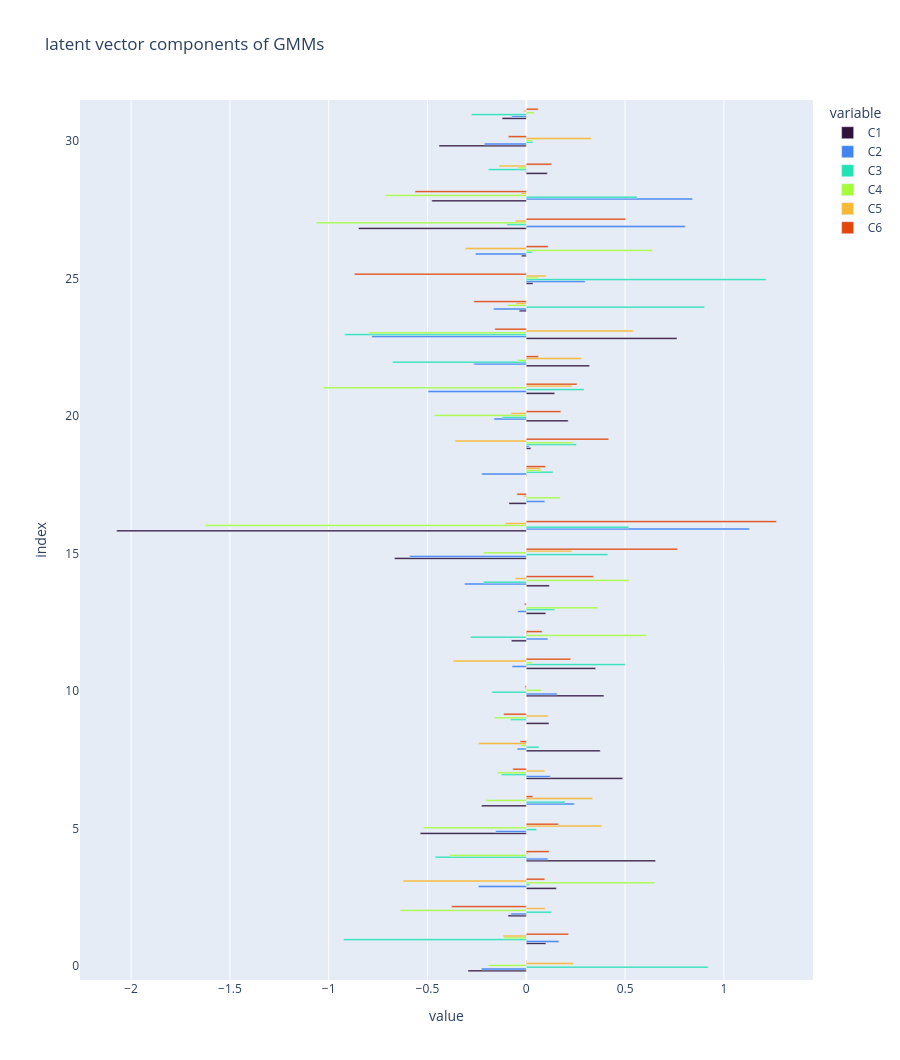
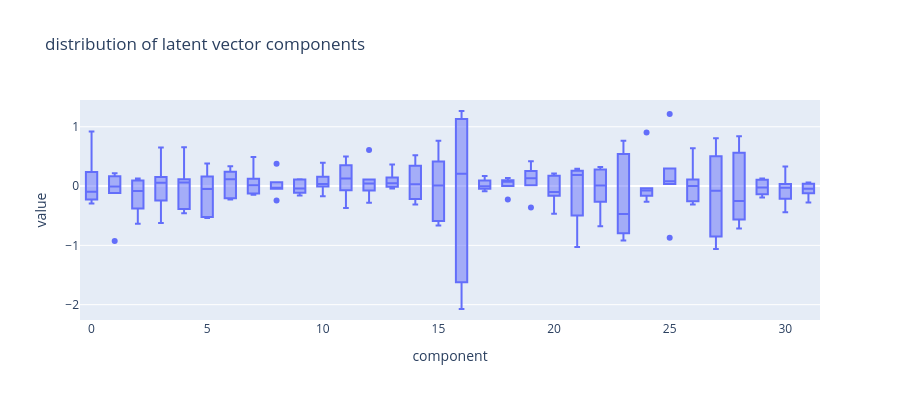
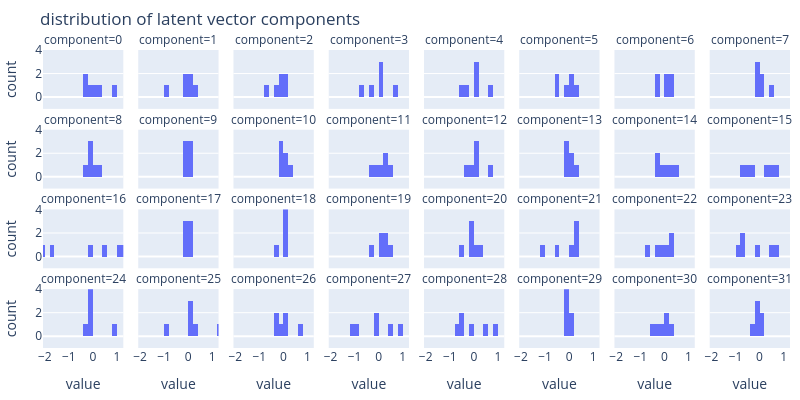

The cell these charts' notebook holds for them, in order:
### Code cell
mean_lat_vecs_df = np.load(f"{data_dir}/shape_cluser_means.npz")
mean_lat_vecs_df = pd.DataFrame(
    mean_lat_vecs_df["latent_vecs"].T,
    columns=mean_lat_vecs_df["labels"],
)


def show_latent_vector_components_as_bars(lat_vecs_df):
    fig = px.bar(
        lat_vecs_df,
        x=lat_vecs_df.columns,
        y=lat_vecs_df.index,
        orientation="h",
        barmode="group",
        title="latent vector components of GMMs",
    )
    for trace, c in zip(fig.data, cmap(len(fig.data))):
        trace.marker.color = c
    fig.update_layout(
        height=30 * len(lat_vecs_df) + 100,
        bargap=0.6,
        bargroupgap=0.0,
    )
    fig.show()


def show_latent_vector_components_as_boxplot(lat_vecs_df):
    df = lat_vecs_df.T.melt(var_name="component", value_name="value")
    fig = px.box(
        df,
        x="component",
        y="value",
        title="distribution of latent vector components",
    )
    fig.update_layout(
        height=400,
    )
    fig.show()


def show_latent_vector_components_as_hists(lat_vecs_df, n_cols=8):
    df = lat_vecs_df.T.melt(var_name="component", value_name="value")
    n_components = len(df["component"].unique())
    fig = px.histogram(
        df,
        x="value",
        facet_col="component",
        facet_col_wrap=n_cols,
        title="distribution of latent vector components",
        nbins=30,
    )
    # rescale all x-axes to same range
    x_min = df["value"].min()
    x_max = df["value"].max()
    for i in range(n_components):
        fig.layout[f"xaxis{i+1}"].update(range=[x_min, x_max])
    # tight layout
    fig.update_layout(margin=dict(l=10, r=10, t=50, b=10))
    fig.update_layout(
        height=100 * ((n_components - 1) // n_cols + 1),
        width=100 * n_cols,
    )
    fig.show()


show_latent_vector_components_as_bars(mean_lat_vecs_df)
show_latent_vector_components_as_boxplot(mean_lat_vecs_df)
show_latent_vector_components_as_hists(mean_lat_vecs_df)

### Figure 1 — Plotly figure (JSON) as saved in the notebook; plotly's stock layout.template omitted (floating-point values rounded to 4 significant figures)
{"data": [{"alignmentgroup": "True", "hovertemplate": "variable=C1<br>value=%{x}<br>index=%{y}<extra></extra>", "legendgroup": "C1", "marker": {"color": "rgb(48, 18, 59)", "pattern": {"shape": ""}}, "name": "C1", "offsetgroup": "C1", "orientation": "h", "showlegend": true, "textposition": "auto", "type": "bar", "x": [-0.2952, 0.09953, -0.09212, 0.152, 0.6544, -0.5369, -0.2267, 0.4879, 0.3744, 0.1145, 0.3931, 0.3512, -0.07556, 0.09828, 0.1169, -0.6667, -2.073, -0.08792, 0.001923, 0.02304, 0.2119, 0.144, 0.3202, 0.7627, -0.03579, 0.03389, -0.02472, -0.8493, -0.4784, 0.1065, -0.4418, -0.1221], "xaxis": "x", "y": [0, 1, 2, 3, 4, 5, 6, 7, 8, 9, 10, 11, 12, 13, 14, 15, 16, 17, 18, 19, 20, 21, 22, 23, 24, 25, 26, 27, 28, 29, 30, 31], "yaxis": "y"}, {"alignmentgroup": "True", "hovertemplate": "variable=C2<br>value=%{x}<br>index=%{y}<extra></extra>", "legendgroup": "C2", "marker": {"color": "rgb(66, 132, 242)", "pattern": {"shape": ""}}, "name": "C2", "offsetgroup": "C2", "orientation": "h", "showlegend": true, "textposition": "auto", "type": "bar", "x": [-0.227, 0.1645, -0.07836, -0.2421, 0.1094, -0.1548, 0.243, 0.1222, -0.04569, 0.0008639, 0.1564, -0.07191, 0.1093, -0.0429, -0.312, -0.5908, 1.13, 0.09394, -0.2254, 0.01421, -0.1632, -0.4971, -0.2661, -0.7821, -0.1655, 0.2977, -0.257, 0.8042, 0.841, -0.003906, -0.2123, -0.07378], "xaxis": "x", "y": [0, 1, 2, 3, 4, 5, 6, 7, 8, 9, 10, 11, 12, 13, 14, 15, 16, 17, 18, 19, 20, 21, 22, 23, 24, 25, 26, 27, 28, 29, 30, 31], "yaxis": "y"}, {"alignmentgroup": "True", "hovertemplate": "variable=C3<br>value=%{x}<br>index=%{y}<extra></extra>", "legendgroup": "C3", "marker": {"color": "rgb(33, 226, 181)", "pattern": {"shape": ""}}, "name": "C3", "offsetgroup": "C3", "orientation": "h", "showlegend": true, "textposition": "auto", "type": "bar", "x": [0.9205, -0.9252, 0.1284, 0.01763, -0.4603, 0.05182, 0.196, -0.1248, 0.06408, -0.07975, -0.174, 0.4997, -0.283, 0.1437, -0.2172, 0.4131, 0.5183, 0.004523, 0.1354, 0.2534, -0.1227, 0.2923, -0.6769, -0.9184, 0.9021, 1.213, 0.03001, -0.09842, 0.5612, -0.1918, 0.03413, -0.2778], "xaxis": "x", "y": [0, 1, 2, 3, 4, 5, 6, 7, 8, 9, 10, 11, 12, 13, 14, 15, 16, 17, 18, 19, 20, 21, 22, 23, 24, 25, 26, 27, 28, 29, 30, 31], "yaxis": "y"}, {"alignmentgroup": "True", "hovertemplate": "variable=C4<br>value=%{x}<br>index=%{y}<extra></extra>", "legendgroup": "C4", "marker": {"color": "rgb(164, 252, 59)", "pattern": {"shape": ""}}, "name": "C4", "offsetgroup": "C4", "orientation": "h", "showlegend": true, "textposition": "auto", "type": "bar", "x": [-0.1921, -0.1135, -0.6362, 0.6502, -0.3885, -0.5206, -0.2047, -0.1464, -0.02745, -0.1613, 0.07486, 0.03146, 0.6095, 0.3635, 0.5197, -0.2158, -1.624, 0.1711, 0.0773, 0.2364, -0.4653, -1.026, -0.04515, -0.7979, -0.09596, 0.06019, 0.6386, -1.063, -0.7141, -0.04565, 0.03033, 0.03987], "xaxis": "x", "y": [0, 1, 2, 3, 4, 5, 6, 7, 8, 9, 10, 11, 12, 13, 14, 15, 16, 17, 18, 19, 20, 21, 22, 23, 24, 25, 26, 27, 28, 29, 30, 31], "yaxis": "y"}, {"alignmentgroup": "True", "hovertemplate": "variable=C5<br>value=%{x}<br>index=%{y}<extra></extra>", "legendgroup": "C5", "marker": {"color": "rgb(247, 184, 54)", "pattern": {"shape": ""}}, "name": "C5", "offsetgroup": "C5", "orientation": "h", "showlegend": true, "textposition": "auto", "type": "bar", "x": [0.239, -0.1178, 0.09531, -0.6234, 0.01015, 0.382, 0.3356, 0.09413, -0.2417, 0.1102, -0.004941, -0.3691, 0.006882, -0.0004703, -0.05557, 0.231, -0.1067, -0.0143, 0.07121, -0.3608, -0.07711, 0.2307, 0.2792, 0.5417, -0.05151, 0.1009, -0.3096, -0.05589, -0.02425, -0.1374, 0.329, -0.01308], "xaxis": "x", "y": [0, 1, 2, 3, 4, 5, 6, 7, 8, 9, 10, 11, 12, 13, 14, 15, 16, 17, 18, 19, 20, 21, 22, 23, 24, 25, 26, 27, 28, 29, 30, 31], "yaxis": "y"}, {"alignmentgroup": "True", "hovertemplate": "variable=C6<br>value=%{x}<br>index=%{y}<extra></extra>", "legendgroup": "C6", "marker": {"color": "rgb(226, 70, 11)", "pattern": {"shape": ""}}, "name": "C6", "offsetgroup": "C6", "orientation": "h", "showlegend": true, "textposition": "auto", "type": "bar", "x": [0.002653, 0.2142, -0.378, 0.09368, 0.1152, 0.1623, 0.03292, -0.0683, -0.03082, -0.1142, -0.006837, 0.2245, 0.07996, -0.009679, 0.3406, 0.7659, 1.266, -0.04732, 0.09691, 0.4173, 0.1749, 0.2566, 0.06136, -0.1592, -0.2655, -0.8697, 0.1105, 0.5025, -0.563, 0.1286, -0.09086, 0.05968], "xaxis": "x", "y": [0, 1, 2, 3, 4, 5, 6, 7, 8, 9, 10, 11, 12, 13, 14, 15, 16, 17, 18, 19, 20, 21, 22, 23, 24, 25, 26, 27, 28, 29, 30, 31], "yaxis": "y"}], "layout": {"bargap": 0.6, "bargroupgap": 0, "barmode": "group", "height": 1060, "legend": {"title": {"text": "variable"}, "tracegroupgap": 0}, "title": {"text": "latent vector components of GMMs"}, "xaxis": {"anchor": "y", "domain": [0, 1], "title": {"text": "value"}}, "yaxis": {"anchor": "x", "domain": [0, 1], "title": {"text": "index"}}}}

### Figure 2 — Plotly figure (JSON) as saved in the notebook; plotly's stock layout.template omitted (floating-point values rounded to 4 significant figures; data arrays with more than 128 entries replaced by an {"elided": "..."} marker saying what was removed)
{"data": [{"alignmentgroup": "True", "hovertemplate": "component=%{x}<br>value=%{y}<extra></extra>", "legendgroup": "", "marker": {"color": "#636efa"}, "name": "", "notched": false, "offsetgroup": "", "orientation": "v", "showlegend": false, "type": "box", "x": {"elided": "192 int values"}, "x0": " ", "xaxis": "x", "y": {"elided": "192 float values"}, "y0": " ", "yaxis": "y"}], "layout": {"boxmode": "group", "height": 400, "legend": {"tracegroupgap": 0}, "title": {"text": "distribution of latent vector components"}, "xaxis": {"anchor": "y", "domain": [0, 1], "title": {"text": "component"}}, "yaxis": {"anchor": "x", "domain": [0, 1], "title": {"text": "value"}}}}

### Figure 3 — Plotly figure (JSON) as saved in the notebook; plotly's stock layout.template omitted (floating-point values rounded to 4 significant figures)
{"data": [{"bingroup": "x", "hovertemplate": "component=0<br>value=%{x}<br>count=%{y}<extra></extra>", "legendgroup": "", "marker": {"color": "#636efa", "pattern": {"shape": ""}}, "name": "", "nbinsx": 30, "orientation": "v", "showlegend": false, "type": "histogram", "x": [-0.2952, -0.227, 0.9205, -0.1921, 0.239, 0.002653], "xaxis": "x25", "yaxis": "y25"}, {"bingroup": "x", "hovertemplate": "component=1<br>value=%{x}<br>count=%{y}<extra></extra>", "legendgroup": "", "marker": {"color": "#636efa", "pattern": {"shape": ""}}, "name": "", "nbinsx": 30, "orientation": "v", "showlegend": false, "type": "histogram", "x": [0.09953, 0.1645, -0.9252, -0.1135, -0.1178, 0.2142], "xaxis": "x26", "yaxis": "y26"}, {"bingroup": "x", "hovertemplate": "component=2<br>value=%{x}<br>count=%{y}<extra></extra>", "legendgroup": "", "marker": {"color": "#636efa", "pattern": {"shape": ""}}, "name": "", "nbinsx": 30, "orientation": "v", "showlegend": false, "type": "histogram", "x": [-0.09212, -0.07836, 0.1284, -0.6362, 0.09531, -0.378], "xaxis": "x27", "yaxis": "y27"}, {"bingroup": "x", "hovertemplate": "component=3<br>value=%{x}<br>count=%{y}<extra></extra>", "legendgroup": "", "marker": {"color": "#636efa", "pattern": {"shape": ""}}, "name": "", "nbinsx": 30, "orientation": "v", "showlegend": false, "type": "histogram", "x": [0.152, -0.2421, 0.01763, 0.6502, -0.6234, 0.09368], "xaxis": "x28", "yaxis": "y28"}, {"bingroup": "x", "hovertemplate": "component=4<br>value=%{x}<br>count=%{y}<extra></extra>", "legendgroup": "", "marker": {"color": "#636efa", "pattern": {"shape": ""}}, "name": "", "nbinsx": 30, "orientation": "v", "showlegend": false, "type": "histogram", "x": [0.6544, 0.1094, -0.4603, -0.3885, 0.01015, 0.1152], "xaxis": "x29", "yaxis": "y29"}, {"bingroup": "x", "hovertemplate": "component=5<br>value=%{x}<br>count=%{y}<extra></extra>", "legendgroup": "", "marker": {"color": "#636efa", "pattern": {"shape": ""}}, "name": "", "nbinsx": 30, "orientation": "v", "showlegend": false, "type": "histogram", "x": [-0.5369, -0.1548, 0.05182, -0.5206, 0.382, 0.1623], "xaxis": "x30", "yaxis": "y30"}, {"bingroup": "x", "hovertemplate": "component=6<br>value=%{x}<br>count=%{y}<extra></extra>", "legendgroup": "", "marker": {"color": "#636efa", "pattern": {"shape": ""}}, "name": "", "nbinsx": 30, "orientation": "v", "showlegend": false, "type": "histogram", "x": [-0.2267, 0.243, 0.196, -0.2047, 0.3356, 0.03292], "xaxis": "x31", "yaxis": "y31"}, {"bingroup": "x", "hovertemplate": "component=7<br>value=%{x}<br>count=%{y}<extra></extra>", "legendgroup": "", "marker": {"color": "#636efa", "pattern": {"shape": ""}}, "name": "", "nbinsx": 30, "orientation": "v", "showlegend": false, "type": "histogram", "x": [0.4879, 0.1222, -0.1248, -0.1464, 0.09413, -0.0683], "xaxis": "x32", "yaxis": "y32"}, {"bingroup": "x", "hovertemplate": "component=8<br>value=%{x}<br>count=%{y}<extra></extra>", "legendgroup": "", "marker": {"color": "#636efa", "pattern": {"shape": ""}}, "name": "", "nbinsx": 30, "orientation": "v", "showlegend": false, "type": "histogram", "x": [0.3744, -0.04569, 0.06408, -0.02745, -0.2417, -0.03082], "xaxis": "x17", "yaxis": "y17"}, {"bingroup": "x", "hovertemplate": "component=9<br>value=%{x}<br>count=%{y}<extra></extra>", "legendgroup": "", "marker": {"color": "#636efa", "pattern": {"shape": ""}}, "name": "", "nbinsx": 30, "orientation": "v", "showlegend": false, "type": "histogram", "x": [0.1145, 0.0008639, -0.07975, -0.1613, 0.1102, -0.1142], "xaxis": "x18", "yaxis": "y18"}, {"bingroup": "x", "hovertemplate": "component=10<br>value=%{x}<br>count=%{y}<extra></extra>", "legendgroup": "", "marker": {"color": "#636efa", "pattern": {"shape": ""}}, "name": "", "nbinsx": 30, "orientation": "v", "showlegend": false, "type": "histogram", "x": [0.3931, 0.1564, -0.174, 0.07486, -0.004941, -0.006837], "xaxis": "x19", "yaxis": "y19"}, {"bingroup": "x", "hovertemplate": "component=11<br>value=%{x}<br>count=%{y}<extra></extra>", "legendgroup": "", "marker": {"color": "#636efa", "pattern": {"shape": ""}}, "name": "", "nbinsx": 30, "orientation": "v", "showlegend": false, "type": "histogram", "x": [0.3512, -0.07191, 0.4997, 0.03146, -0.3691, 0.2245], "xaxis": "x20", "yaxis": "y20"}, {"bingroup": "x", "hovertemplate": "component=12<br>value=%{x}<br>count=%{y}<extra></extra>", "legendgroup": "", "marker": {"color": "#636efa", "pattern": {"shape": ""}}, "name": "", "nbinsx": 30, "orientation": "v", "showlegend": false, "type": "histogram", "x": [-0.07556, 0.1093, -0.283, 0.6095, 0.006882, 0.07996], "xaxis": "x21", "yaxis": "y21"}, {"bingroup": "x", "hovertemplate": "component=13<br>value=%{x}<br>count=%{y}<extra></extra>", "legendgroup": "", "marker": {"color": "#636efa", "pattern": {"shape": ""}}, "name": "", "nbinsx": 30, "orientation": "v", "showlegend": false, "type": "histogram", "x": [0.09828, -0.0429, 0.1437, 0.3635, -0.0004703, -0.009679], "xaxis": "x22", "yaxis": "y22"}, {"bingroup": "x", "hovertemplate": "component=14<br>value=%{x}<br>count=%{y}<extra></extra>", "legendgroup": "", "marker": {"color": "#636efa", "pattern": {"shape": ""}}, "name": "", "nbinsx": 30, "orientation": "v", "showlegend": false, "type": "histogram", "x": [0.1169, -0.312, -0.2172, 0.5197, -0.05557, 0.3406], "xaxis": "x23", "yaxis": "y23"}, {"bingroup": "x", "hovertemplate": "component=15<br>value=%{x}<br>count=%{y}<extra></extra>", "legendgroup": "", "marker": {"color": "#636efa", "pattern": {"shape": ""}}, "name": "", "nbinsx": 30, "orientation": "v", "showlegend": false, "type": "histogram", "x": [-0.6667, -0.5908, 0.4131, -0.2158, 0.231, 0.7659], "xaxis": "x24", "yaxis": "y24"}, {"bingroup": "x", "hovertemplate": "component=16<br>value=%{x}<br>count=%{y}<extra></extra>", "legendgroup": "", "marker": {"color": "#636efa", "pattern": {"shape": ""}}, "name": "", "nbinsx": 30, "orientation": "v", "showlegend": false, "type": "histogram", "x": [-2.073, 1.13, 0.5183, -1.624, -0.1067, 1.266], "xaxis": "x9", "yaxis": "y9"}, {"bingroup": "x", "hovertemplate": "component=17<br>value=%{x}<br>count=%{y}<extra></extra>", "legendgroup": "", "marker": {"color": "#636efa", "pattern": {"shape": ""}}, "name": "", "nbinsx": 30, "orientation": "v", "showlegend": false, "type": "histogram", "x": [-0.08792, 0.09394, 0.004523, 0.1711, -0.0143, -0.04732], "xaxis": "x10", "yaxis": "y10"}, {"bingroup": "x", "hovertemplate": "component=18<br>value=%{x}<br>count=%{y}<extra></extra>", "legendgroup": "", "marker": {"color": "#636efa", "pattern": {"shape": ""}}, "name": "", "nbinsx": 30, "orientation": "v", "showlegend": false, "type": "histogram", "x": [0.001923, -0.2254, 0.1354, 0.0773, 0.07121, 0.09691], "xaxis": "x11", "yaxis": "y11"}, {"bingroup": "x", "hovertemplate": "component=19<br>value=%{x}<br>count=%{y}<extra></extra>", "legendgroup": "", "marker": {"color": "#636efa", "pattern": {"shape": ""}}, "name": "", "nbinsx": 30, "orientation": "v", "showlegend": false, "type": "histogram", "x": [0.02304, 0.01421, 0.2534, 0.2364, -0.3608, 0.4173], "xaxis": "x12", "yaxis": "y12"}, {"bingroup": "x", "hovertemplate": "component=20<br>value=%{x}<br>count=%{y}<extra></extra>", "legendgroup": "", "marker": {"color": "#636efa", "pattern": {"shape": ""}}, "name": "", "nbinsx": 30, "orientation": "v", "showlegend": false, "type": "histogram", "x": [0.2119, -0.1632, -0.1227, -0.4653, -0.07711, 0.1749], "xaxis": "x13", "yaxis": "y13"}, {"bingroup": "x", "hovertemplate": "component=21<br>value=%{x}<br>count=%{y}<extra></extra>", "legendgroup": "", "marker": {"color": "#636efa", "pattern": {"shape": ""}}, "name": "", "nbinsx": 30, "orientation": "v", "showlegend": false, "type": "histogram", "x": [0.144, -0.4971, 0.2923, -1.026, 0.2307, 0.2566], "xaxis": "x14", "yaxis": "y14"}, {"bingroup": "x", "hovertemplate": "component=22<br>value=%{x}<br>count=%{y}<extra></extra>", "legendgroup": "", "marker": {"color": "#636efa", "pattern": {"shape": ""}}, "name": "", "nbinsx": 30, "orientation": "v", "showlegend": false, "type": "histogram", "x": [0.3202, -0.2661, -0.6769, -0.04515, 0.2792, 0.06136], "xaxis": "x15", "yaxis": "y15"}, {"bingroup": "x", "hovertemplate": "component=23<br>value=%{x}<br>count=%{y}<extra></extra>", "legendgroup": "", "marker": {"color": "#636efa", "pattern": {"shape": ""}}, "name": "", "nbinsx": 30, "orientation": "v", "showlegend": false, "type": "histogram", "x": [0.7627, -0.7821, -0.9184, -0.7979, 0.5417, -0.1592], "xaxis": "x16", "yaxis": "y16"}, {"bingroup": "x", "hovertemplate": "component=24<br>value=%{x}<br>count=%{y}<extra></extra>", "legendgroup": "", "marker": {"color": "#636efa", "pattern": {"shape": ""}}, "name": "", "nbinsx": 30, "orientation": "v", "showlegend": false, "type": "histogram", "x": [-0.03579, -0.1655, 0.9021, -0.09596, -0.05151, -0.2655], "xaxis": "x", "yaxis": "y"}, {"bingroup": "x", "hovertemplate": "component=25<br>value=%{x}<br>count=%{y}<extra></extra>", "legendgroup": "", "marker": {"color": "#636efa", "pattern": {"shape": ""}}, "name": "", "nbinsx": 30, "orientation": "v", "showlegend": false, "type": "histogram", "x": [0.03389, 0.2977, 1.213, 0.06019, 0.1009, -0.8697], "xaxis": "x2", "yaxis": "y2"}, {"bingroup": "x", "hovertemplate": "component=26<br>value=%{x}<br>count=%{y}<extra></extra>", "legendgroup": "", "marker": {"color": "#636efa", "pattern": {"shape": ""}}, "name": "", "nbinsx": 30, "orientation": "v", "showlegend": false, "type": "histogram", "x": [-0.02472, -0.257, 0.03001, 0.6386, -0.3096, 0.1105], "xaxis": "x3", "yaxis": "y3"}, {"bingroup": "x", "hovertemplate": "component=27<br>value=%{x}<br>count=%{y}<extra></extra>", "legendgroup": "", "marker": {"color": "#636efa", "pattern": {"shape": ""}}, "name": "", "nbinsx": 30, "orientation": "v", "showlegend": false, "type": "histogram", "x": [-0.8493, 0.8042, -0.09842, -1.063, -0.05589, 0.5025], "xaxis": "x4", "yaxis": "y4"}, {"bingroup": "x", "hovertemplate": "component=28<br>value=%{x}<br>count=%{y}<extra></extra>", "legendgroup": "", "marker": {"color": "#636efa", "pattern": {"shape": ""}}, "name": "", "nbinsx": 30, "orientation": "v", "showlegend": false, "type": "histogram", "x": [-0.4784, 0.841, 0.5612, -0.7141, -0.02425, -0.563], "xaxis": "x5", "yaxis": "y5"}, {"bingroup": "x", "hovertemplate": "component=29<br>value=%{x}<br>count=%{y}<extra></extra>", "legendgroup": "", "marker": {"color": "#636efa", "pattern": {"shape": ""}}, "name": "", "nbinsx": 30, "orientation": "v", "showlegend": false, "type": "histogram", "x": [0.1065, -0.003906, -0.1918, -0.04565, -0.1374, 0.1286], "xaxis": "x6", "yaxis": "y6"}, {"bingroup": "x", "hovertemplate": "component=30<br>value=%{x}<br>count=%{y}<extra></extra>", "legendgroup": "", "marker": {"color": "#636efa", "pattern": {"shape": ""}}, "name": "", "nbinsx": 30, "orientation": "v", "showlegend": false, "type": "histogram", "x": [-0.4418, -0.2123, 0.03413, 0.03033, 0.329, -0.09086], "xaxis": "x7", "yaxis": "y7"}, {"bingroup": "x", "hovertemplate": "component=31<br>value=%{x}<br>count=%{y}<extra></extra>", "legendgroup": "", "marker": {"color": "#636efa", "pattern": {"shape": ""}}, "name": "", "nbinsx": 30, "orientation": "v", "showlegend": false, "type": "histogram", "x": [-0.1221, -0.07378, -0.2778, 0.03987, -0.01308, 0.05968], "xaxis": "x8", "yaxis": "y8"}], "layout": {"annotations": [{"font": {}, "showarrow": false, "text": "component=24", "x": 0.05375, "xanchor": "center", "xref": "paper", "y": 0.1975, "yanchor": "bottom", "yref": "paper"}, {"font": {}, "showarrow": false, "text": "component=25", "x": 0.1812, "xanchor": "center", "xref": "paper", "y": 0.1975, "yanchor": "bottom", "yref": "paper"}, {"font": {}, "showarrow": false, "text": "component=26", "x": 0.3087, "xanchor": "center", "xref": "paper", "y": 0.1975, "yanchor": "bottom", "yref": "paper"}, {"font": {}, "showarrow": false, "text": "component=27", "x": 0.4363, "xanchor": "center", "xref": "paper", "y": 0.1975, "yanchor": "bottom", "yref": "paper"}, {"font": {}, "showarrow": false, "text": "component=28", "x": 0.5637, "xanchor": "center", "xref": "paper", "y": 0.1975, "yanchor": "bottom", "yref": "paper"}, {"font": {}, "showarrow": false, "text": "component=29", "x": 0.6912, "xanchor": "center", "xref": "paper", "y": 0.1975, "yanchor": "bottom", "yref": "paper"}, {"font": {}, "showarrow": false, "text": "component=30", "x": 0.8188, "xanchor": "center", "xref": "paper", "y": 0.1975, "yanchor": "bottom", "yref": "paper"}, {"font": {}, "showarrow": false, "text": "component=31", "x": 0.9463, "xanchor": "center", "xref": "paper", "y": 0.1975, "yanchor": "bottom", "yref": "paper"}, {"font": {}, "showarrow": false, "text": "component=16", "x": 0.05375, "xanchor": "center", "xref": "paper", "y": 0.465, "yanchor": "bottom", "yref": "paper"}, {"font": {}, "showarrow": false, "text": "component=17", "x": 0.1812, "xanchor": "center", "xref": "paper", "y": 0.465, "yanchor": "bottom", "yref": "paper"}, {"font": {}, "showarrow": false, "text": "component=18", "x": 0.3087, "xanchor": "center", "xref": "paper", "y": 0.465, "yanchor": "bottom", "yref": "paper"}, {"font": {}, "showarrow": false, "text": "component=19", "x": 0.4363, "xanchor": "center", "xref": "paper", "y": 0.465, "yanchor": "bottom", "yref": "paper"}, {"font": {}, "showarrow": false, "text": "component=20", "x": 0.5637, "xanchor": "center", "xref": "paper", "y": 0.465, "yanchor": "bottom", "yref": "paper"}, {"font": {}, "showarrow": false, "text": "component=21", "x": 0.6912, "xanchor": "center", "xref": "paper", "y": 0.465, "yanchor": "bottom", "yref": "paper"}, {"font": {}, "showarrow": false, "text": "component=22", "x": 0.8188, "xanchor": "center", "xref": "paper", "y": 0.465, "yanchor": "bottom", "yref": "paper"}, {"font": {}, "showarrow": false, "text": "component=23", "x": 0.9463, "xanchor": "center", "xref": "paper", "y": 0.465, "yanchor": "bottom", "yref": "paper"}, {"font": {}, "showarrow": false, "text": "component=8", "x": 0.05375, "xanchor": "center", "xref": "paper", "y": 0.7325, "yanchor": "bottom", "yref": "paper"}, {"font": {}, "showarrow": false, "text": "component=9", "x": 0.1812, "xanchor": "center", "xref": "paper", "y": 0.7325, "yanchor": "bottom", "yref": "paper"}, {"font": {}, "showarrow": false, "text": "component=10", "x": 0.3087, "xanchor": "center", "xref": "paper", "y": 0.7325, "yanchor": "bottom", "yref": "paper"}, {"font": {}, "showarrow": false, "text": "component=11", "x": 0.4363, "xanchor": "center", "xref": "paper", "y": 0.7325, "yanchor": "bottom", "yref": "paper"}, {"font": {}, "showarrow": false, "text": "component=12", "x": 0.5637, "xanchor": "center", "xref": "paper", "y": 0.7325, "yanchor": "bottom", "yref": "paper"}, {"font": {}, "showarrow": false, "text": "component=13", "x": 0.6912, "xanchor": "center", "xref": "paper", "y": 0.7325, "yanchor": "bottom", "yref": "paper"}, {"font": {}, "showarrow": false, "text": "component=14", "x": 0.8188, "xanchor": "center", "xref": "paper", "y": 0.7325, "yanchor": "bottom", "yref": "paper"}, {"font": {}, "showarrow": false, "text": "component=15", "x": 0.9463, "xanchor": "center", "xref": "paper", "y": 0.7325, "yanchor": "bottom", "yref": "paper"}, {"font": {}, "showarrow": false, "text": "component=0", "x": 0.05375, "xanchor": "center", "xref": "paper", "y": 1, "yanchor": "bottom", "yref": "paper"}, {"font": {}, "showarrow": false, "text": "component=1", "x": 0.1812, "xanchor": "center", "xref": "paper", "y": 1, "yanchor": "bottom", "yref": "paper"}, {"font": {}, "showarrow": false, "text": "component=2", "x": 0.3087, "xanchor": "center", "xref": "paper", "y": 1, "yanchor": "bottom", "yref": "paper"}, {"font": {}, "showarrow": false, "text": "component=3", "x": 0.4363, "xanchor": "center", "xref": "paper", "y": 1, "yanchor": "bottom", "yref": "paper"}, {"font": {}, "showarrow": false, "text": "component=4", "x": 0.5637, "xanchor": "center", "xref": "paper", "y": 1, "yanchor": "bottom", "yref": "paper"}, {"font": {}, "showarrow": false, "text": "component=5", "x": 0.6912, "xanchor": "center", "xref": "paper", "y": 1, "yanchor": "bottom", "yref": "paper"}, {"font": {}, "showarrow": false, "text": "component=6", "x": 0.8188, "xanchor": "center", "xref": "paper", "y": 1, "yanchor": "bottom", "yref": "paper"}, {"font": {}, "showarrow": false, "text": "component=7", "x": 0.9463, "xanchor": "center", "xref": "paper", "y": 1, "yanchor": "bottom", "yref": "paper"}], "barmode": "relative", "height": 400, "legend": {"tracegroupgap": 0}, "margin": {"b": 10, "l": 10, "r": 10, "t": 50}, "title": {"text": "distribution of latent vector components"}, "width": 800, "xaxis": {"anchor": "y", "domain": [0, 0.1075], "range": [-2.073, 1.266], "title": {"text": "value"}}, "xaxis10": {"anchor": "y10", "domain": [0.1275, 0.235], "matches": "x", "range": [-2.073, 1.266], "showticklabels": false}, "xaxis11": {"anchor": "y11", "domain": [0.255, 0.3625], "matches": "x", "range": [-2.073, 1.266], "showticklabels": false}, "xaxis12": {"anchor": "y12", "domain": [0.3825, 0.49], "matches": "x", "range": [-2.073, 1.266], "showticklabels": false}, "xaxis13": {"anchor": "y13", "domain": [0.51, 0.6175], "matches": "x", "range": [-2.073, 1.266], "showticklabels": false}, "xaxis14": {"anchor": "y14", "domain": [0.6375, 0.745], "matches": "x", "range": [-2.073, 1.266], "showticklabels": false}, "xaxis15": {"anchor": "y15", "domain": [0.765, 0.8725], "matches": "x", "range": [-2.073, 1.266], "showticklabels": false}, "xaxis16": {"anchor": "y16", "domain": [0.8925, 1], "matches": "x", "range": [-2.073, 1.266], "showticklabels": false}, "xaxis17": {"anchor": "y17", "domain": [0, 0.1075], "matches": "x", "range": [-2.073, 1.266], "showticklabels": false}, "xaxis18": {"anchor": "y18", "domain": [0.1275, 0.235], "matches": "x", "range": [-2.073, 1.266], "showticklabels": false}, "xaxis19": {"anchor": "y19", "domain": [0.255, 0.3625], "matches": "x", "range": [-2.073, 1.266], "showticklabels": false}, "xaxis2": {"anchor": "y2", "domain": [0.1275, 0.235], "matches": "x", "range": [-2.073, 1.266], "title": {"text": "value"}}, "xaxis20": {"anchor": "y20", "domain": [0.3825, 0.49], "matches": "x", "range": [-2.073, 1.266], "showticklabels": false}, "xaxis21": {"anchor": "y21", "domain": [0.51, 0.6175], "matches": "x", "range": [-2.073, 1.266], "showticklabels": false}, "xaxis22": {"anchor": "y22", "domain": [0.6375, 0.745], "matches": "x", "range": [-2.073, 1.266], "showticklabels": false}, "xaxis23": {"anchor": "y23", "domain": [0.765, 0.8725], "matches": "x", "range": [-2.073, 1.266], "showticklabels": false}, "xaxis24": {"anchor": "y24", "domain": [0.8925, 1], "matches": "x", "range": [-2.073, 1.266], "showticklabels": false}, "xaxis25": {"anchor": "y25", "domain": [0, 0.1075], "matches": "x", "range": [-2.073, 1.266], "showticklabels": false}, "xaxis26": {"anchor": "y26", "domain": [0.1275, 0.235], "matches": "x", "range": [-2.073, 1.266], "showticklabels": false}, "xaxis27": {"anchor": "y27", "domain": [0.255, 0.3625], "matches": "x", "range": [-2.073, 1.266], "showticklabels": false}, "xaxis28": {"anchor": "y28", "domain": [0.3825, 0.49], "matches": "x", "range": [-2.073, 1.266], "showticklabels": false}, "xaxis29": {"anchor": "y29", "domain": [0.51, 0.6175], "matches": "x", "range": [-2.073, 1.266], "showticklabels": false}, "xaxis3": {"anchor": "y3", "domain": [0.255, 0.3625], "matches": "x", "range": [-2.073, 1.266], "title": {"text": "value"}}, "xaxis30": {"anchor": "y30", "domain": [0.6375, 0.745], "matches": "x", "range": [-2.073, 1.266], "showticklabels": false}, "xaxis31": {"anchor": "y31", "domain": [0.765, 0.8725], "matches": "x", "range": [-2.073, 1.266], "showticklabels": false}, "xaxis32": {"anchor": "y32", "domain": [0.8925, 1], "matches": "x", "range": [-2.073, 1.266], "showticklabels": false}, "xaxis4": {"anchor": "y4", "domain": [0.3825, 0.49], "matches": "x", "range": [-2.073, 1.266], "title": {"text": "value"}}, "xaxis5": {"anchor": "y5", "domain": [0.51, 0.6175], "matches": "x", "range": [-2.073, 1.266], "title": {"text": "value"}}, "xaxis6": {"anchor": "y6", "domain": [0.6375, 0.745], "matches": "x", "range": [-2.073, 1.266], "title": {"text": "value"}}, "xaxis7": {"anchor": "y7", "domain": [0.765, 0.8725], "matches": "x", "range": [-2.073, 1.266], "title": {"text": "value"}}, "xaxis8": {"anchor": "y8", "domain": [0.8925, 1], "matches": "x", "range": [-2.073, 1.266], "title": {"text": "value"}}, "xaxis9": {"anchor": "y9", "domain": [0, 0.1075], "matches": "x", "range": [-2.073, 1.266], "showticklabels": false}, "yaxis": {"anchor": "x", "domain": [0, 0.1975], "title": {"text": "count"}}, "yaxis10": {"anchor": "x10", "domain": [0.2675, 0.465], "matches": "y", "showticklabels": false}, "yaxis11": {"anchor": "x11", "domain": [0.2675, 0.465], "matches": "y", "showticklabels": false}, "yaxis12": {"anchor": "x12", "domain": [0.2675, 0.465], "matches": "y", "showticklabels": false}, "yaxis13": {"anchor": "x13", "domain": [0.2675, 0.465], "matches": "y", "showticklabels": false}, "yaxis14": {"anchor": "x14", "domain": [0.2675, 0.465], "matches": "y", "showticklabels": false}, "yaxis15": {"anchor": "x15", "domain": [0.2675, 0.465], "matches": "y", "showticklabels": false}, "yaxis16": {"anchor": "x16", "domain": [0.2675, 0.465], "matches": "y", "showticklabels": false}, "yaxis17": {"anchor": "x17", "domain": [0.535, 0.7325], "matches": "y", "title": {"text": "count"}}, "yaxis18": {"anchor": "x18", "domain": [0.535, 0.7325], "matches": "y", "showticklabels": false}, "yaxis19": {"anchor": "x19", "domain": [0.535, 0.7325], "matches": "y", "showticklabels": false}, "yaxis2": {"anchor": "x2", "domain": [0, 0.1975], "matches": "y", "showticklabels": false}, "yaxis20": {"anchor": "x20", "domain": [0.535, 0.7325], "matches": "y", "showticklabels": false}, "yaxis21": {"anchor": "x21", "domain": [0.535, 0.7325], "matches": "y", "showticklabels": false}, "yaxis22": {"anchor": "x22", "domain": [0.535, 0.7325], "matches": "y", "showticklabels": false}, "yaxis23": {"anchor": "x23", "domain": [0.535, 0.7325], "matches": "y", "showticklabels": false}, "yaxis24": {"anchor": "x24", "domain": [0.535, 0.7325], "matches": "y", "showticklabels": false}, "yaxis25": {"anchor": "x25", "domain": [0.8025, 1], "matches": "y", "title": {"text": "count"}}, "yaxis26": {"anchor": "x26", "domain": [0.8025, 1], "matches": "y", "showticklabels": false}, "yaxis27": {"anchor": "x27", "domain": [0.8025, 1], "matches": "y", "showticklabels": false}, "yaxis28": {"anchor": "x28", "domain": [0.8025, 1], "matches": "y", "showticklabels": false}, "yaxis29": {"anchor": "x29", "domain": [0.8025, 1], "matches": "y", "showticklabels": false}, "yaxis3": {"anchor": "x3", "domain": [0, 0.1975], "matches": "y", "showticklabels": false}, "yaxis30": {"anchor": "x30", "domain": [0.8025, 1], "matches": "y", "showticklabels": false}, "yaxis31": {"anchor": "x31", "domain": [0.8025, 1], "matches": "y", "showticklabels": false}, "yaxis32": {"anchor": "x32", "domain": [0.8025, 1], "matches": "y", "showticklabels": false}, "yaxis4": {"anchor": "x4", "domain": [0, 0.1975], "matches": "y", "showticklabels": false}, "yaxis5": {"anchor": "x5", "domain": [0, 0.1975], "matches": "y", "showticklabels": false}, "yaxis6": {"anchor": "x6", "domain": [0, 0.1975], "matches": "y", "showticklabels": false}, "yaxis7": {"anchor": "x7", "domain": [0, 0.1975], "matches": "y", "showticklabels": false}, "yaxis8": {"anchor": "x8", "domain": [0, 0.1975], "matches": "y", "showticklabels": false}, "yaxis9": {"anchor": "x9", "domain": [0.2675, 0.465], "matches": "y", "title": {"text": "count"}}}}
